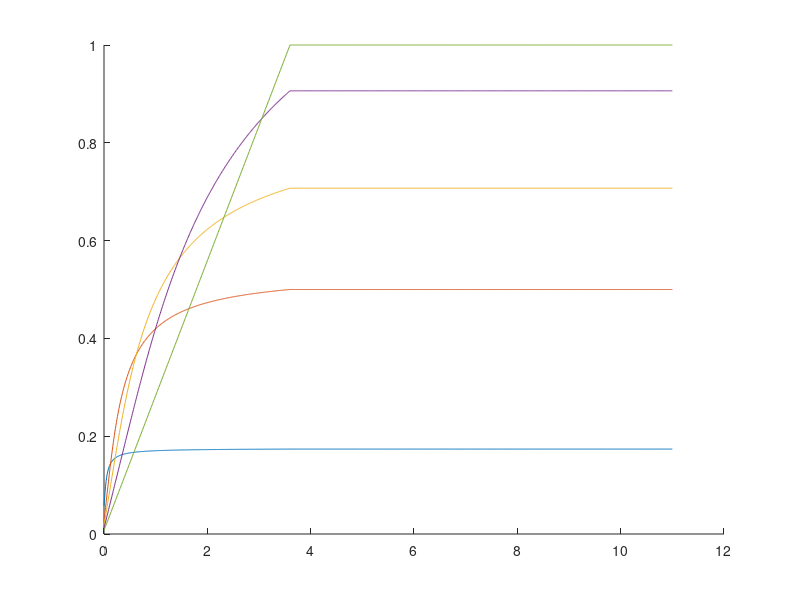

The MATLAB source for this figure:

% Implements equations from Bianciardi et al., 2015
% Reproduces figure 1

% MRI acquisition settings:
TE = 0.0116; % echo time (in sec) .020 for 350 ms, .0116 for 250 ms
FA_deg = [10 30 45 65 90]; % flip angle in degrees to plot
FA_all = (FA_deg*2*pi)/360; % flip angle in radians
TE = 0;
TR = 0.033;

V = 0:0.01:11; % cm/s
Vc = 3.6; % ST/TR (ST = slice thickness) speed at which there is complete inflow of new spins

% Tissue parameters [blood WM GM CSF] from Bianciardi at 7T
T1 = [2.5 1.2 2.1 4.4]; % seconds longitudinal recovery rate
T2s = 1; % displays are for TE = 0, T2s can be anything as equitions have TE/T2s;

% % Tissue parameters [blood WM GM CSF] from Bianciardi at 3T
% T1 = [1.7 0.8 1.3 4.4]; % seconds longitudinal recovery rate

tt = 4; % [1:blood 2:WM 3:GM 4:CSF]

%%
figure,hold on
for FA = FA_all
    
    G = 1; % a gain factor
    M0 = 1;

    q = exp(-TR/T1(tt))*cos(FA);

    Mxy = NaN(size(V));

    % regime 1 v==0:
    for kk = find(V==0)   
        MzV0 = (M0 * (1-exp(-TR/T1(tt))))/(1-q);
        Mxy(kk) = G * sin(FA) * MzV0 * exp(-TE/T2s);
    end

    % regime 2 v<vc:
    for kk = find(V>0 & V<Vc) 
        MzV0 = (M0 * (1-exp(-TR/T1(tt))))/(1-q);
        Mxy(kk) = G * sin(FA) * (MzV0 + (M0-MzV0)*(1-q.^(Vc/V(kk)))/((Vc/V(kk))*(1-q)) )* exp(-TE/T2s);
    end

    % regime 3 v>vc:
    for kk = find(V>=Vc) 
        Mxy(kk) = G * sin(FA) * M0 * exp(-TE/T2s);
    end
    plot(V,Mxy)
end
